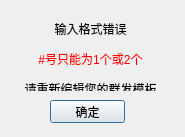
<?xml version="1.0" encoding="UTF-8"?>
<ui version="4.0">
 <class>Input_Error_Dialog</class>
 <widget class="QDialog" name="Input_Error_Dialog">
  <property name="geometry">
   <rect>
    <x>0</x>
    <y>0</y>
    <width>185</width>
    <height>137</height>
   </rect>
  </property>
  <property name="windowTitle">
   <string>输入格式错误</string>
  </property>
  <widget class="QLabel" name="label">
   <property name="geometry">
    <rect>
     <x>10</x>
     <y>20</y>
     <width>161</width>
     <height>71</height>
    </rect>
   </property>
   <property name="text">
    <string>&lt;!DOCTYPE HTML PUBLIC &quot;-//W3C//DTD HTML 4.0//EN&quot; &quot;http://www.w3.org/TR/REC-html40/strict.dtd&quot;&gt;
&lt;html&gt;&lt;head&gt;&lt;meta name=&quot;qrichtext&quot; content=&quot;1&quot; /&gt;&lt;style type=&quot;text/css&quot;&gt;
p, li { white-space: pre-wrap; }
&lt;/style&gt;&lt;/head&gt;&lt;body style=&quot; font-family:'SimSun'; font-size:9pt; font-weight:400; font-style:normal;&quot;&gt;
&lt;p align=&quot;center&quot; style=&quot; margin-top:12px; margin-bottom:12px; margin-left:0px; margin-right:0px; -qt-block-indent:0; text-indent:0px;&quot;&gt;&lt;span style=&quot; color:#000000;&quot;&gt;输入格式错误&lt;/span&gt;&lt;/p&gt;
&lt;p align=&quot;center&quot; style=&quot; margin-top:12px; margin-bottom:12px; margin-left:0px; margin-right:0px; -qt-block-indent:0; text-indent:0px;&quot;&gt;&lt;span style=&quot; color:#ff0000;&quot;&gt;#号只能为1个或2个&lt;/span&gt;&lt;/p&gt;
&lt;p align=&quot;center&quot; style=&quot; margin-top:12px; margin-bottom:12px; margin-left:0px; margin-right:0px; -qt-block-indent:0; text-indent:0px;&quot;&gt;&lt;span style=&quot; color:#000000;&quot;&gt;请重新编辑您的群发模板&lt;/span&gt;&lt;/p&gt;&lt;/body&gt;&lt;/html&gt;</string>
   </property>
  </widget>
  <widget class="QPushButton" name="pushButton">
   <property name="geometry">
    <rect>
     <x>50</x>
     <y>100</y>
     <width>75</width>
     <height>23</height>
    </rect>
   </property>
   <property name="text">
    <string>确定</string>
   </property>
  </widget>
 </widget>
 <resources/>
 <connections>
  <connection>
   <sender>pushButton</sender>
   <signal>clicked()</signal>
   <receiver>Input_Error_Dialog</receiver>
   <slot>close()</slot>
   <hints>
    <hint type="sourcelabel">
     <x>87</x>
     <y>111</y>
    </hint>
    <hint type="destinationlabel">
     <x>92</x>
     <y>68</y>
    </hint>
   </hints>
  </connection>
 </connections>
</ui>
